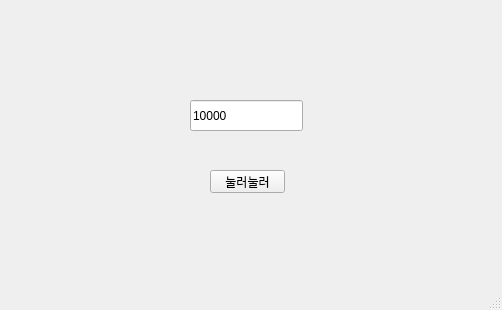
<?xml version="1.0" encoding="UTF-8"?>
<ui version="4.0">
 <class>MainWindow</class>
 <widget class="QMainWindow" name="MainWindow">
  <property name="geometry">
   <rect>
    <x>0</x>
    <y>0</y>
    <width>502</width>
    <height>310</height>
   </rect>
  </property>
  <property name="windowTitle">
   <string>MainWindow</string>
  </property>
  <widget class="QWidget" name="centralwidget">
   <widget class="QPushButton" name="pb">
    <property name="geometry">
     <rect>
      <x>210</x>
      <y>170</y>
      <width>75</width>
      <height>23</height>
     </rect>
    </property>
    <property name="text">
     <string>눌러눌러</string>
    </property>
   </widget>
   <widget class="QLineEdit" name="lineEdit">
    <property name="geometry">
     <rect>
      <x>190</x>
      <y>100</y>
      <width>113</width>
      <height>31</height>
     </rect>
    </property>
    <property name="text">
     <string>10000</string>
    </property>
   </widget>
  </widget>
  <widget class="QStatusBar" name="statusbar"/>
 </widget>
 <resources/>
 <connections/>
</ui>
